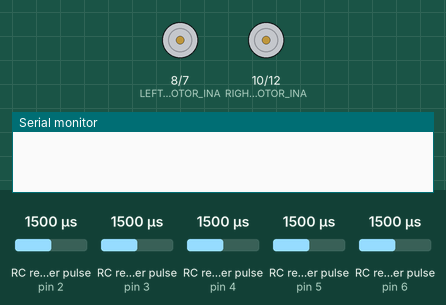
Recording of a sketch running on a simulated Arduino Uno, built with avr-gcc and run on an emulated ATmega328P. Parts: motor-driver pin pairs drawn as motors (green arrow = first pin HIGH = forward, orange = second pin HIGH = backward, longer = more drive, scaled by the enable pin), the last lines printed to the serial monitor. Wiring (inferred from the names in the program): 5 × RC receiver channel: data pin 2 / data pin 3 / data pin 4 / data pin 5 / data pin 6. The test bench sets the inputs (shaded band); at power-on: RC receiver pulse (sensors on pin 5, pin 2, pin 3, pin 4, pin 6) 1500 µs.

Above: at 1.2 s.
1.3 s: RC receiver pulse (sensor on pin 5) set to 1466 µs
2.8 s: RC receiver pulse (sensor on pin 5) set to 1431 µs
At 2.97 s:
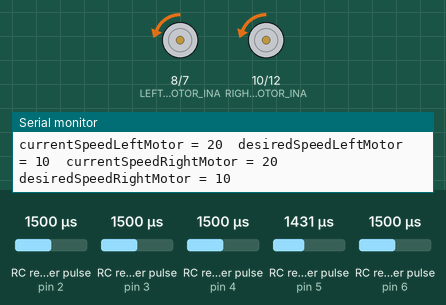
5.8 s: RC receiver pulse (sensor on pin 5) set to 1020 µs
At 6.38 s:
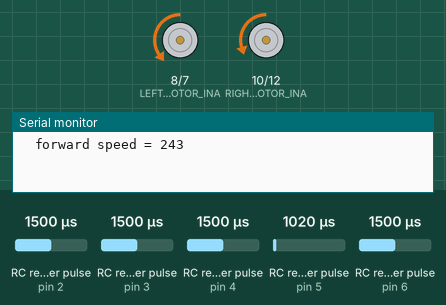
8.8 s: RC receiver pulse (sensor on pin 5) set to 1250 µs
At 8.9 s:
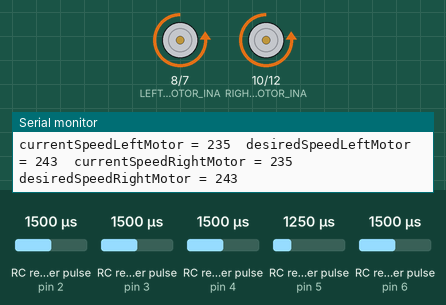
11.8 s: RC receiver pulse (sensor on pin 5) set to 1298 µs
14.8 s: RC receiver pulse (sensor on pin 5) set to 1325 µs
Timing chart, 0 to 18.8 s (numbered marks = the images above; inputs shaded):
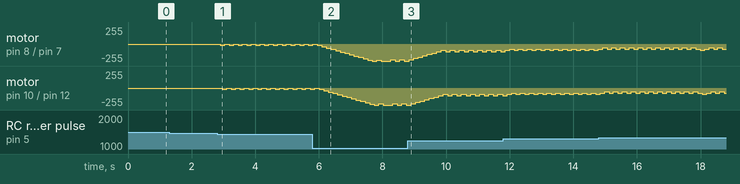

The sketch:

hobbyRCAndMotorController.ino
```cpp
/*
   Minimal decoding of multiple RC channels using pin change interrupts

   Does not check for reasonable values or timeouts

   Based on https://ryanboland.com/blog/reading-rc-receiver-values
   Based on https://github.com/michaelshiloh/resourcesForClasses/blob/master/src/arduinoSketches/hobbyRC/minimalMoreChannels

  change log

  15 Nov 2025 - ms - initial entry
                      Uses pin numbers for "Arduino Shield Hobby RC and Motor Control"
                      Adding gradual deceleration to avoid robots tipping over when stopping

*/


// install this library from the library manager
// by Mike "GreyGnome" Schwager
#include <EnableInterrupt.h>

#define SERIAL_PORT_SPEED 9600
#define RC_NUM_CHANNELS 5

// DO NOT CHANGE THESE NUMBERS - THEY ARE
// INDEXES INTO THE ARRAY
#define RC_CH1 0
#define RC_CH2 1
#define RC_CH3 2
#define RC_CH4 3
#define RC_CH5 4

// CHANGE THESE NUMBERS TO CORRESPOND TO THE PINS THAT
// YOUR SHIELD HAS CONNECTED TO THE RADIO CHANNELS
#define RC_CH1_PIN 2
#define RC_CH2_PIN 3
#define RC_CH3_PIN 4
#define RC_CH4_PIN 5
#define RC_CH5_PIN 6

uint16_t rc_values[RC_NUM_CHANNELS];
uint32_t rc_start[RC_NUM_CHANNELS];
volatile uint16_t rc_shared[RC_NUM_CHANNELS];

const int LEFT_MOTOR_EN = 9;
const int LEFT_MOTOR_INA = 8;
const int LEFT_MOTOR_INB = 7;

const int RIGHT_MOTOR_EN = 11;
const int RIGHT_MOTOR_INA = 10;
const int RIGHT_MOTOR_INB = 12;

int currentSpeedLeftMotor = 0;
int currentSpeedRightMotor = 0;
int desiredSpeedLeftMotor = 0;
int desiredSpeedRightMotor = 0;
int stepSize;

// Helper functions for reading the hobby RC radio signals
void rc_read_values() {
  noInterrupts();
  memcpy(rc_values, (const void *)rc_shared, sizeof(rc_shared));
  interrupts();
}

void calc_input(uint8_t channel, uint8_t input_pin) {
  if (digitalRead(input_pin) == HIGH) {
    rc_start[channel] = micros();
  } else {
    uint16_t rc_compare = (uint16_t)(micros() - rc_start[channel]);
    rc_shared[channel] = rc_compare;
  }
}

void calc_ch1() {
  calc_input(RC_CH1, RC_CH1_PIN);
}
void calc_ch2() {
  calc_input(RC_CH2, RC_CH2_PIN);
}
void calc_ch3() {
  calc_input(RC_CH3, RC_CH3_PIN);
}
void calc_ch4() {
  calc_input(RC_CH4, RC_CH4_PIN);
}
void calc_ch5() {
  calc_input(RC_CH5, RC_CH5_PIN);
}


void setup() {
  Serial.begin(SERIAL_PORT_SPEED);

  // For the hobby RC radio
  pinMode(RC_CH1_PIN, INPUT);
  pinMode(RC_CH2_PIN, INPUT);
  pinMode(RC_CH3_PIN, INPUT);
  pinMode(RC_CH4_PIN, INPUT);
  pinMode(RC_CH5_PIN, INPUT);

  enableInterrupt(RC_CH1_PIN, calc_ch1, CHANGE);
  enableInterrupt(RC_CH2_PIN, calc_ch2, CHANGE);
  enableInterrupt(RC_CH3_PIN, calc_ch3, CHANGE);
  enableInterrupt(RC_CH4_PIN, calc_ch4, CHANGE);
  enableInterrupt(RC_CH5_PIN, calc_ch5, CHANGE);

  // for the left and right motors

  pinMode(LEFT_MOTOR_EN, OUTPUT);
  pinMode(LEFT_MOTOR_INA, OUTPUT);
  pinMode(LEFT_MOTOR_INB, OUTPUT);

  pinMode(RIGHT_MOTOR_EN, OUTPUT);
  pinMode(RIGHT_MOTOR_INA, OUTPUT);
  pinMode(RIGHT_MOTOR_INB, OUTPUT);

  // turn all motors off
  analogWrite(LEFT_MOTOR_EN, 0);
  analogWrite(RIGHT_MOTOR_EN, 0);
}

void loop() {
  rc_read_values();

  // Serial.print("CH1:");
  // Serial.print(rc_values[RC_CH1]);
  // Serial.print("\t");
  // Serial.print("CH2:");
  // Serial.print(rc_values[RC_CH2]);
  // Serial.print("\t");
  // Serial.print("CH3:");
  // Serial.print(rc_values[RC_CH3]);
  // Serial.print("\t");
  // Serial.print("CH4:");
  // Serial.print(rc_values[RC_CH4]);
  // Serial.print("\t");
  // Serial.print("CH5:");
  // Serial.print(rc_values[RC_CH5]);
  // Serial.print("\t");
  // Serial.print("CH6:");
  // Serial.print(rc_values[RC_CH6]);
  Serial.println();

  if (rc_values[RC_CH4] > 1450 && rc_values[RC_CH4] < 1550) {
    stop();
  }

  else if (rc_values[RC_CH4] < 1450 && rc_values[RC_CH4] > 950) {
    // always do a constrain before a map
    int value = constrain(rc_values[RC_CH4], 1000, 1450);
    forward(map(value, 1450, 1000, 0, 255));
  }

  // need to add reverse and turning
}

void forward(int mySpeed) {
  Serial.print("\tforward speed = ");
  Serial.print(mySpeed);
  Serial.println();
  stepSize = 20;
  leftMotorForward(mySpeed);
  rightMotorForward(mySpeed);
}

void leftMotorForward(int mySpeed) {
  digitalWrite(LEFT_MOTOR_INA, LOW);
  digitalWrite(LEFT_MOTOR_INB, HIGH);

  desiredSpeedLeftMotor = mySpeed;
  //currentSpeedLeftMotor = mySpeed; // this would cause immediate change
  // Serial.print("\tdesiredSpeedLeftMotor = ");
  // Serial.print(desiredSpeedLeftMotor);
  // Serial.println();
  updateLeftMotor();
}

void rightMotorForward(int mySpeed) {
  digitalWrite(RIGHT_MOTOR_INA, LOW);
  digitalWrite(RIGHT_MOTOR_INB, HIGH);
  desiredSpeedRightMotor = mySpeed;
  // currentSpeedRightMotor = mySpeed; // this would cause immediate change
  updateRightMotor();
}

void stop() {

  if (currentSpeedLeftMotor == 0 && currentSpeedRightMotor == 0) {
    return;
  }

  stepSize = 5;

  desiredSpeedLeftMotor = 0;
  desiredSpeedRightMotor = 0;
  updateLeftMotor();
  updateRightMotor();
}

void updateLeftMotor() {
  if (desiredSpeedLeftMotor > currentSpeedLeftMotor) {
    currentSpeedLeftMotor += stepSize;

  } else if (desiredSpeedLeftMotor < currentSpeedLeftMotor) {
    currentSpeedLeftMotor -= stepSize;
  }

  currentSpeedLeftMotor = constrain(currentSpeedLeftMotor, 0, 255);

  Serial.print("currentSpeedLeftMotor = ");
  Serial.print(currentSpeedLeftMotor);

  Serial.print("\tdesiredSpeedLeftMotor = ");
  Serial.print(desiredSpeedLeftMotor);
  // Serial.println("");
  analogWrite(LEFT_MOTOR_EN, currentSpeedLeftMotor);
}

void updateRightMotor() {
  if (desiredSpeedRightMotor > currentSpeedRightMotor) {
    currentSpeedRightMotor += stepSize;

  } else if (desiredSpeedRightMotor < currentSpeedRightMotor) {
    currentSpeedRightMotor -= stepSize;
  }

  currentSpeedRightMotor = constrain(currentSpeedRightMotor, 0, 255);

  Serial.print("\tcurrentSpeedRightMotor = ");
  Serial.print(currentSpeedRightMotor);
  Serial.print("\tdesiredSpeedRightMotor = ");
  Serial.print(desiredSpeedRightMotor);
  Serial.println("");

  analogWrite(RIGHT_MOTOR_EN, currentSpeedRightMotor);
}
```

Measured:
- the behaviour switches between 1449 and 1448 µs on RC receiver pulse (sensor on pin 5) (found by bisection; images 0 and 1)
- after the input at 1.3 s, every drawn part: stays the same
- after the input at 2.8 s, motor on pin 8 (LEFT_MOTOR_INA) / pin 7 (LEFT_MOTOR_INB): alternates backward 20/255 for 0.14 s and stopped for 0.14 s, starting after 0.11 s; motor on pin 10 (RIGHT_MOTOR_INA) / pin 12 (RIGHT_MOTOR_INB): alternates backward 20/255 for 0.14 s and stopped for 0.14 s, starting after 0.17 s
